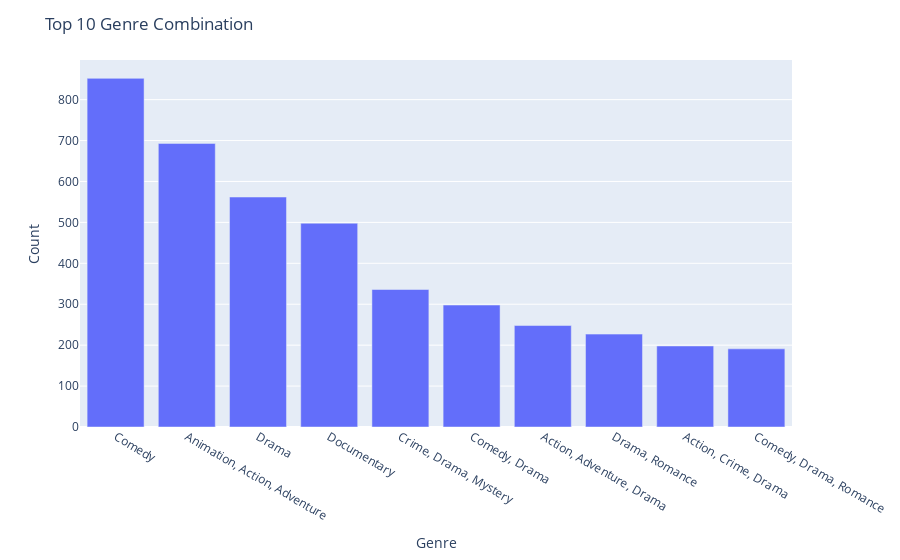

Notebook source saved alongside this figure:
### Code cell
movie_genre = df['GENRE'].value_counts().reset_index().rename(columns={'GENRE':'Count','index':'Genre'})

fig = px.bar(data_frame = movie_genre.sort_values(by='Count',ascending = False).head(10),
             x = 'Genre', y = 'Count')

fig.update_layout(title = 'Top 10 Genre Combination')

fig.show()

### Figure 1 — Plotly figure (JSON) as saved in the notebook; plotly's stock layout.template omitted (floating-point values rounded to 4 significant figures)
{"data": [{"alignmentgroup": "True", "hovertemplate": "Genre=%{x}<br>Count=%{y}<extra></extra>", "legendgroup": "", "marker": {"color": "#636efa", "pattern": {"shape": ""}}, "name": "", "offsetgroup": "", "orientation": "v", "showlegend": false, "textposition": "auto", "type": "bar", "x": ["Comedy", "Animation, Action, Adventure", "Drama", "Documentary", "Crime, Drama, Mystery", "Comedy, Drama", "Action, Adventure, Drama", "Drama, Romance", "Action, Crime, Drama", "Comedy, Drama, Romance"], "xaxis": "x", "y": [852, 693, 562, 498, 336, 298, 248, 227, 198, 191], "yaxis": "y"}], "layout": {"barmode": "relative", "legend": {"tracegroupgap": 0}, "margin": {"t": 60}, "title": {"text": "Top 10 Genre Combination"}, "xaxis": {"anchor": "y", "domain": [0, 1], "title": {"text": "Genre"}}, "yaxis": {"anchor": "x", "domain": [0, 1], "title": {"text": "Count"}}}}
